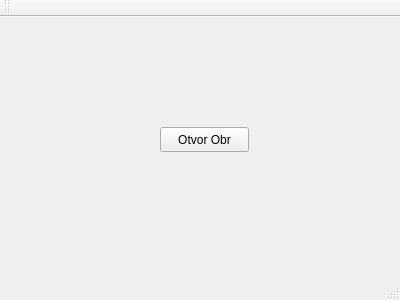
<?xml version="1.0" encoding="UTF-8"?>
<ui version="4.0">
 <class>MainWindow</class>
 <widget class="QMainWindow" name="MainWindow">
  <property name="geometry">
   <rect>
    <x>0</x>
    <y>0</y>
    <width>400</width>
    <height>300</height>
   </rect>
  </property>
  <property name="windowTitle">
   <string>MainWindow</string>
  </property>
  <widget class="QWidget" name="centralWidget">
   <widget class="QPushButton" name="pushButton">
    <property name="geometry">
     <rect>
      <x>160</x>
      <y>110</y>
      <width>89</width>
      <height>25</height>
     </rect>
    </property>
    <property name="text">
     <string>Otvor Obr</string>
    </property>
   </widget>
  </widget>
  <widget class="QMenuBar" name="menuBar">
   <property name="geometry">
    <rect>
     <x>0</x>
     <y>0</y>
     <width>400</width>
     <height>22</height>
    </rect>
   </property>
  </widget>
  <widget class="QToolBar" name="mainToolBar">
   <attribute name="toolBarArea">
    <enum>TopToolBarArea</enum>
   </attribute>
   <attribute name="toolBarBreak">
    <bool>false</bool>
   </attribute>
  </widget>
  <widget class="QStatusBar" name="statusBar"/>
 </widget>
 <layoutdefault spacing="6" margin="11"/>
 <resources/>
 <connections/>
</ui>
